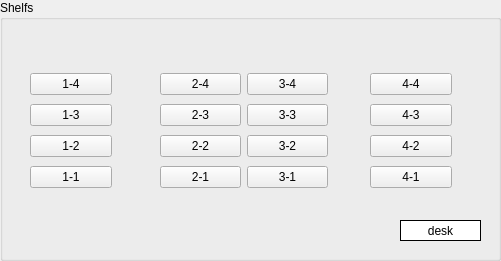
   <widget class="QGroupBox" name="GR_GLOBAL_STATUS_2">
    <property name="geometry">
     <rect>
      <x>570</x>
      <y>760</y>
      <width>501</width>
      <height>261</height>
     </rect>
    </property>
    <property name="font">
     <font>
      <family>Arial</family>
     </font>
    </property>
    <property name="title">
     <string>Shelfs</string>
    </property>
    <widget class="QLabel" name="LB_Shelves_2">
     <property name="geometry">
      <rect>
       <x>400</x>
       <y>220</y>
       <width>81</width>
       <height>21</height>
      </rect>
     </property>
     <property name="layoutDirection">
      <enum>Qt::LeftToRight</enum>
     </property>
     <property name="autoFillBackground">
      <bool>false</bool>
     </property>
     <property name="styleSheet">
      <string notr="true">    border-style: outset;

    border-width: 1px;
    border-color: black;
background-color:rgb(255,255,255)</string>
     </property>
     <property name="text">
      <string>desk</string>
     </property>
     <property name="alignment">
      <set>Qt::AlignCenter</set>
     </property>
    </widget>
    <widget class="QWidget" name="layoutWidget">
     <property name="geometry">
      <rect>
       <x>30</x>
       <y>70</y>
       <width>82</width>
       <height>124</height>
      </rect>
     </property>
     <layout class="QGridLayout" name="gridLayout_3">
      <item row="0" column="0">
       <widget class="QPushButton" name="BTN_SH_14">
        <property name="text">
         <string>1-4</string>
        </property>
       </widget>
      </item>
      <item row="3" column="0">
       <widget class="QPushButton" name="BTN_SH_13">
        <property name="text">
         <string>1-3</string>
        </property>
       </widget>
      </item>
      <item row="5" column="0">
       <widget class="QPushButton" name="BTN_SH_11">
        <property name="text">
         <string>1-1</string>
        </property>
       </widget>
      </item>
      <item row="4" column="0">
       <widget class="QPushButton" name="BTN_SH_12">
        <property name="text">
         <string>1-2</string>
        </property>
       </widget>
      </item>
     </layout>
    </widget>
    <widget class="QWidget" name="layoutWidget">
     <property name="geometry">
      <rect>
       <x>370</x>
       <y>70</y>
       <width>82</width>
       <height>124</height>
      </rect>
     </property>
     <layout class="QGridLayout" name="gridLayout_4">
      <item row="2" column="0">
       <widget class="QPushButton" name="BTN_SH_42">
        <property name="text">
         <string>4-2</string>
        </property>
       </widget>
      </item>
      <item row="0" column="0">
       <widget class="QPushButton" name="BTN_SH_44">
        <property name="text">
         <string>4-4</string>
        </property>
       </widget>
      </item>
      <item row="5" column="0">
       <widget class="QPushButton" name="BTN_SH_41">
        <property name="text">
         <string>4-1</string>
        </property>
       </widget>
      </item>
      <item row="1" column="0">
       <widget class="QPushButton" name="BTN_SH_43">
        <property name="text">
         <string>4-3</string>
        </property>
       </widget>
      </item>
     </layout>
    </widget>
    <widget class="QWidget" name="layoutWidget">
     <property name="geometry">
      <rect>
       <x>160</x>
       <y>70</y>
       <width>168</width>
       <height>124</height>
      </rect>
     </property>
     <layout class="QGridLayout" name="gridLayout_2">
      <item row="0" column="0">
       <widget class="QPushButton" name="BTN_SH_24">
        <property name="text">
         <string>2-4</string>
        </property>
       </widget>
      </item>
      <item row="0" column="1">
       <widget class="QPushButton" name="BTN_SH_34">
        <property name="text">
         <string>3-4</string>
        </property>
       </widget>
      </item>
      <item row="1" column="0">
       <widget class="QPushButton" name="BTN_SH_23">
        <property name="text">
         <string>2-3</string>
        </property>
       </widget>
      </item>
      <item row="1" column="1">
       <widget class="QPushButton" name="BTN_SH_33">
        <property name="text">
         <string>3-3</string>
        </property>
       </widget>
      </item>
      <item row="2" column="0">
       <widget class="QPushButton" name="BTN_SH_22">
        <property name="text">
         <string>2-2</string>
        </property>
       </widget>
      </item>
      <item row="2" column="1">
       <widget class="QPushButton" name="BTN_SH_32">
        <property name="text">
         <string>3-2</string>
        </property>
       </widget>
      </item>
      <item row="3" column="0">
       <widget class="QPushButton" name="BTN_SH_21">
        <property name="text">
         <string>2-1</string>
        </property>
       </widget>
      </item>
      <item row="3" column="1">
       <widget class="QPushButton" name="BTN_SH_31">
        <property name="text">
         <string>3-1</string>
        </property>
       </widget>
      </item>
     </layout>
    </widget>
   </widget>
